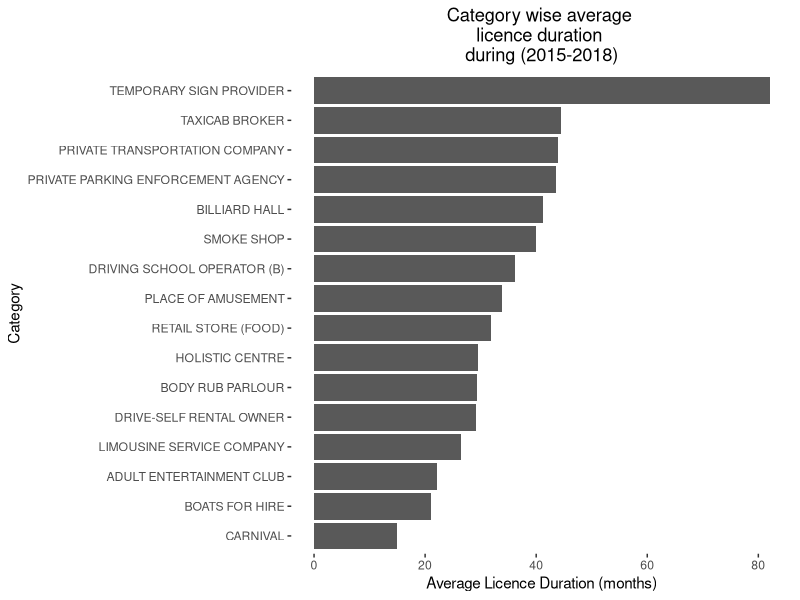
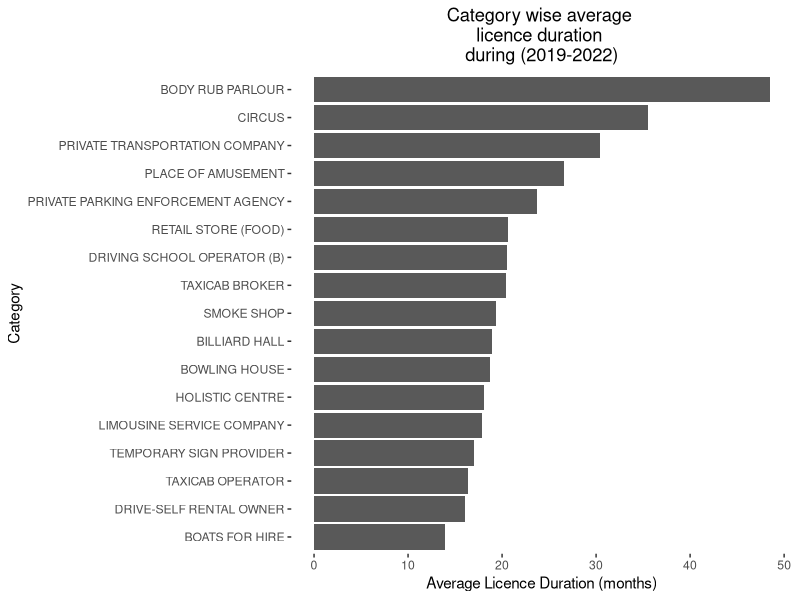
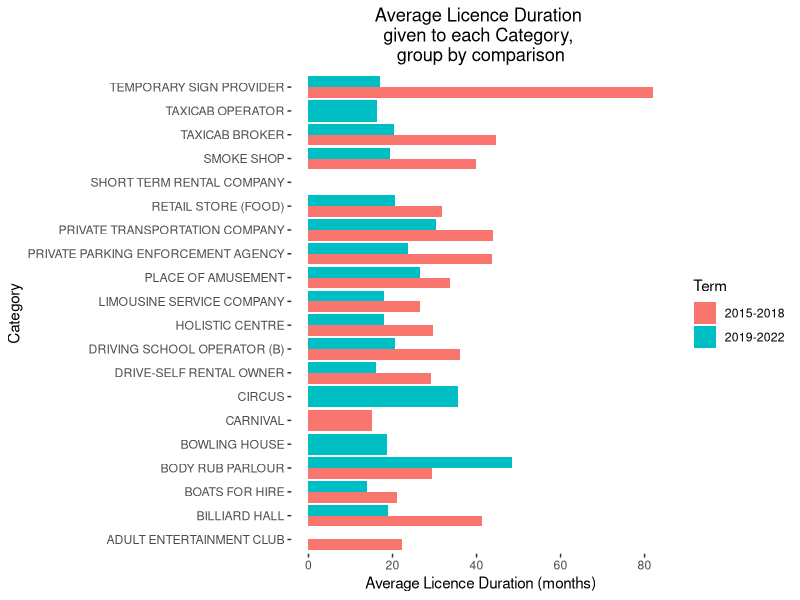
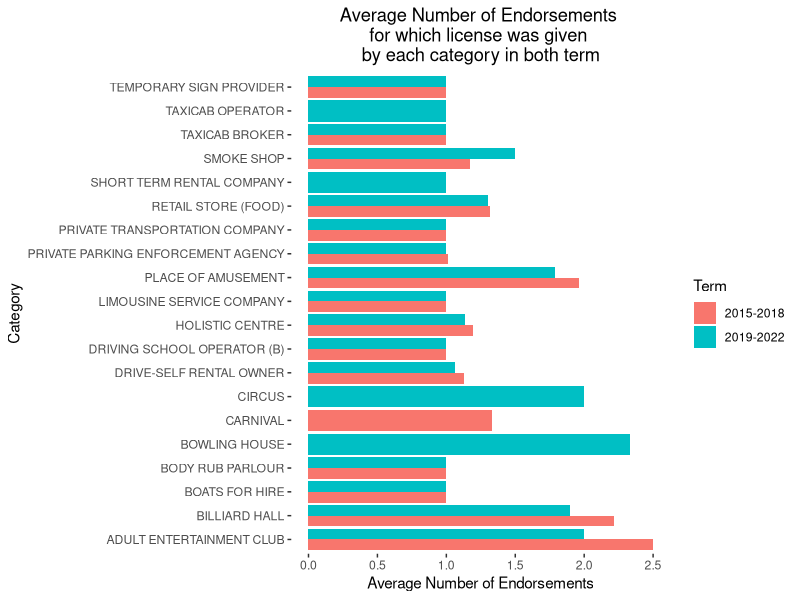

Write the R code that produced these figures, in order.
## ---- chunk 1
#| include: false
#| warning: false
#| message: false
library(tidyverse)
library(knitr)
library(kableExtra)
library(here)
library(ggplot2)
## ---- chunk 2
#| echo: false
#| warning: false
#| message: false
#| label: tbl-sampledata
#| tbl-cap: "Sample of cleaned Municipal Licensing & Standards data set (Issue Duration in Months)"

cleaned_data <- read_csv(file = here("inputs/data/cleaned_data.csv"))
cleaned_data <- as.data.frame(cleaned_data)
res <- head(cleaned_data)
colnames(res) <- c('Category', 'Num Endorsements', 'Issued year', 'Issue duration')
kable(res) 
## ---- chunk 3
#| echo: false
#| warning: false
#| message: false
#| label: tbl-catall
#| tbl-cap: "Licenses issued during all years"

cleaned_data <- read_csv(file = here("inputs/data/cleaned_data.csv"))
df1 <- as.data.frame(prop.table(table(cleaned_data$Category)))
colnames(df1) <- c("Category", "Percentage(%)")
df1$`Percentage(%)` <- df1$`Percentage(%)`*100
result <- kable(df1) 
result
## ---- chunk 4
#| echo: false
#| warning: false
#| message: false
#| label: tbl-term1
#| tbl-cap: "Licenses issued during 2015-2018"

df_2015_2018 <- cleaned_data %>% filter(Issued_year %in% seq(2015, 2018))
df2 <- as.data.frame(prop.table(table(df_2015_2018$Category)))
colnames(df2) <- c("Category", "Percentage(%)")
df2$`Percentage(%)` <- df2$`Percentage(%)`*100
result <- kable(df2) 
result 
## ---- chunk 5
#| echo: false
#| warning: false
#| message: false
#| label: tbl-term2
#| tbl-cap: "Licenses issued during 2019-2022"

df_2019_2022 <- cleaned_data %>% filter(Issued_year %in% seq(2019, 2022))
df3 <- as.data.frame(prop.table(table(df_2019_2022$Category)))
colnames(df3) <- c("Category", "Percentage(%)")
df3$`Percentage(%)` <- df3$`Percentage(%)`*100
result <- kable(df3) 
result 
## ---- chunk 6
#| echo: false
#| eval: true
#| warning: false
#| message: false
#| label: fig-plots_1
#| fig-pos: "H"
#| fig-cap: "Category wise average licence duration (Months) \nfor reference" 
#| fig-subcap:
#|   - "During (2015-2018)"
#|   - "During (2019-2022)" 
#| layout-ncol: 2

df_2015_2018_duration <- df_2015_2018 %>% group_by(Category) %>% summarise(mean(Issue_duration, na.rm = TRUE))
colnames(df_2015_2018_duration) <- c("Category", "AverageDuration")
df_2015_2018_duration <- df_2015_2018_duration %>% arrange(desc(AverageDuration)) %>% drop_na()

df_2019_2022_duration <- df_2019_2022 %>% group_by(Category) %>% summarise(mean(Issue_duration, na.rm = TRUE))
colnames(df_2019_2022_duration) <- c("Category", "AverageDuration")
df_2019_2022_duration <- df_2019_2022_duration %>% arrange(desc(AverageDuration)) %>% drop_na()

g1 <- ggplot(df_2015_2018_duration, aes(x = reorder(Category, AverageDuration), y = AverageDuration)) +
  geom_bar(stat = "identity") +
  labs(title = "Category wise average \nlicence duration \nduring (2015-2018)", 
       x = "Category", y = "Average Licence Duration (months)") +
  theme(plot.title = element_text(hjust = 0.5), panel.grid = element_blank(), 
        panel.background = element_rect(fill = "white")) + coord_flip()
print(g1)

g2 <- ggplot(df_2019_2022_duration, aes(x = reorder(Category, AverageDuration), y = AverageDuration)) +
  geom_bar(stat = "identity") +
  labs(title = "Category wise average \nlicence duration \nduring (2019-2022)", 
       x = "Category", y = "Average Licence Duration (months)") +
  theme(plot.title = element_text(hjust = 0.5), panel.grid = element_blank(), 
        panel.background = element_rect(fill = "white")) + coord_flip()
print(g2)

## ---- chunk 7
#| echo: false
#| eval: true
#| warning: false
#| message: false
#| label: fig-plots_combined
#| fig-pos: "H"
#| fig-cap: "Category wise average licence duration (Months)" 

df_2015_2018$Term <- "2015-2018"
df_2019_2022$Term <- "2019-2022"
df_combined <- rbind(df_2015_2018, df_2019_2022)
df_combined_duration <- df_combined %>% group_by(Term, Category) %>% summarise(mean(Issue_duration, na.rm = TRUE))
colnames(df_combined_duration) <- c("Term", "Category", "AverageDuration")

g5 <- ggplot(df_combined_duration, aes(x = Category, 
                                       y = AverageDuration, fill=Term)) +
  geom_bar(stat = "identity", position = "dodge") +
  labs(title = "Average Licence Duration \ngiven to each Category, \ngroup by comparison", 
       x = "Category", y = "Average Licence Duration (months)") +
  theme(plot.title = element_text(hjust = 0.5), panel.grid = element_blank(), 
        panel.background = element_rect(fill = "white")) + coord_flip()
print(g5)
## ---- chunk 8
#| echo: false
#| eval: true
#| warning: false
#| message: false
#| label: fig-plots_combined_endors
#| fig-pos: "H"
#| fig-cap: "Category wise average number of endorsements" 

df_combined_num_exp <- df_combined %>% group_by(Term, Category) %>% summarise(mean(Num_Endorsements, na.rm = TRUE))
colnames(df_combined_num_exp) <- c("Term", "Category", "AverageNumExp")
g7 <- ggplot(df_combined_num_exp, aes(x = Category, 
                                       y = AverageNumExp, fill=Term)) +
  geom_bar(stat = "identity", position = "dodge") +
  labs(title = "Average Number of Endorsements \nfor which license was given \nby each category in both term", 
       x = "Category", y = "Average Number of Endorsements") +
  theme(plot.title = element_text(hjust = 0.5), panel.grid = element_blank(), 
        panel.background = element_rect(fill = "white")) + coord_flip()
print(g7)
